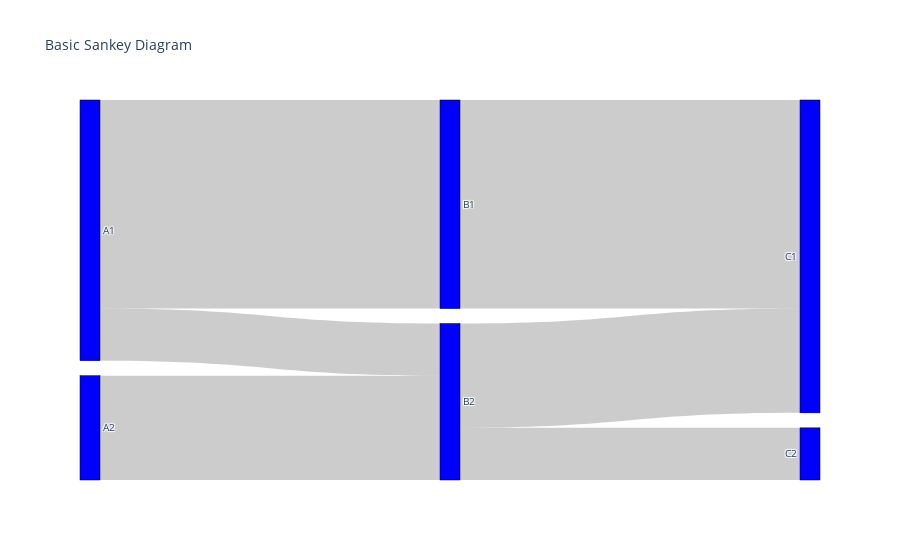

Notebook code for this chart:
### Code cell
#Exemple pour construire un diagram Sankey très basique trouvé sur https://plotly.com/python/sankey-diagram/

fig = go.Figure(data=[go.Sankey(
    node = dict(
      pad = 15,
      thickness = 20,
      line = dict(color = "black", width = 0.5),
      label = ["A1", "A2", "B1", "B2", "C1", "C2"],
      color = "blue"
    ),
    link = dict(
      source = [0, 0, 1, 2, 3, 3], # indices correspond to labels, eg A1, A2, A1, B1, ...
      target = [2, 3, 3, 4, 4, 5],
      value = [8, 2, 4, 8, 4, 2]
  ))])

fig.update_layout(title_text="Basic Sankey Diagram", font_size=10)
fig.show()

### Figure 1 — Plotly figure (JSON) as saved in the notebook; plotly's stock layout.template omitted (floating-point values rounded to 4 significant figures)
{"data": [{"link": {"source": [0, 0, 1, 2, 3, 3], "target": [2, 3, 3, 4, 4, 5], "value": [8, 2, 4, 8, 4, 2]}, "node": {"color": "blue", "label": ["A1", "A2", "B1", "B2", "C1", "C2"], "line": {"color": "black", "width": 0.5}, "pad": 15, "thickness": 20}, "type": "sankey"}], "layout": {"font": {"size": 10}, "title": {"text": "Basic Sankey Diagram"}}}
